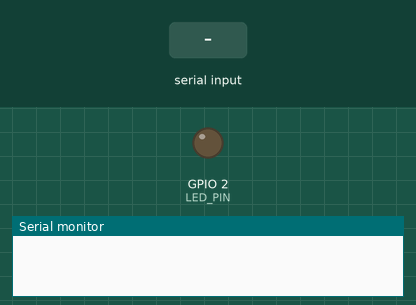
Recording of a sketch running on a simulated ESP32. Shown: output pins drawn as LEDs (lit = HIGH), the last lines printed to the serial monitor. Dashed ring = blinking. The test bench sets the inputs (shaded band).

Above: at 0.0 s.
At 2.2 s:
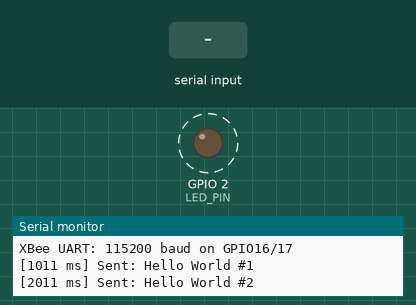
2.3 s: "1\n" received over the second serial link
Timing chart, 0 to 11.3 s (numbered marks = the images above; inputs shaded):
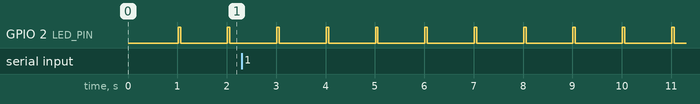

The sketch:

uart_simple_sender.ino
```cpp
/*
 * XBee Pro 900HP - Simple UART Sender (ESP32)
 *
 * Sends "Hello World" text messages via XBee UART
 * Good for initial XBee testing and range tests
 *
 * XBee Configuration Required (XCTU):
 * - AP = 0 (Transparent Mode)
 * - BD = 7 (115200 baud) - Must match sketch
 * - ID = 7777 (Network ID)
 * - HP = 0 (Preamble ID)
 * - DL = FFFF (Broadcast destination)
 *
 * Wiring Options:
 *
 * Option A: Direct Connection (ESP32 -> XBee)
 * ESP32 GND    -> XBee Pin 10 (GND)
 * ESP32 3V3    -> XBee Pin 1  (VCC) - Only if XBee draws < 500mA
 * ESP32 GPIO 17 -> XBee Pin 3  (DIN/RX)
 * ESP32 GPIO 16 -> XBee Pin 2  (DOUT/TX)
 *
 * Option B: Using Arduino XBee Shield V03 (Recommended)
 * 1. Set Shield switch to "XBee" position
 * 2. Connect ESP32 TX/RX to Shield's TX/RX headers
 * 3. Power XBee from Shield regulator (more stable)
 *
 * Serial Monitor: 115200 baud
 */

#include <HardwareSerial.h>

// UART2 on ESP32: RX=GPIO16, TX=GPIO17
HardwareSerial XBeeSerial(2);

const int TX_PIN = 17;
const int RX_PIN = 16;
const int LED_PIN = 2; // Built-in LED

unsigned long lastSendTime = 0;
uint32_t messageCount = 0;

void setup() {
  Serial.begin(115200);
  XBeeSerial.begin(115200, SERIAL_8N1, RX_PIN, TX_PIN);

  pinMode(LED_PIN, OUTPUT);

  delay(1000);

  Serial.println("====================================");
  Serial.println("  XBee UART Simple Sender - ESP32");
  Serial.println("====================================");
  Serial.println();
  Serial.println("Sending 'Hello World' messages at 1Hz...");
  Serial.println("XBee UART: 115200 baud on GPIO16/17");
  Serial.println();
}

void loop() {
  // Send message every 1 second (1Hz)
  if (millis() - lastSendTime >= 1000) {
    lastSendTime = millis();
    messageCount++;

    // Construct message
    String message = "Hello World #" + String(messageCount);

    // Send to XBee
    XBeeSerial.println(message);

    // Print to Serial Monitor
    Serial.print("["); Serial.print(millis()); Serial.print(" ms] ");
    Serial.print("Sent: "); Serial.println(message);

    // Blink LED
    digitalWrite(LED_PIN, HIGH);
    delay(50);
    digitalWrite(LED_PIN, LOW);
  }

  // Echo any incoming data from XBee to Serial Monitor
  if (XBeeSerial.available()) {
    String incoming = XBeeSerial.readStringUntil('\n');
    Serial.print("RECEIVED: ");
    Serial.println(incoming);
  }
}
```

Measured:
- by itself, GPIO 2 (LED_PIN): alternates HIGH for 0.05 s and LOW for 0.95 s
